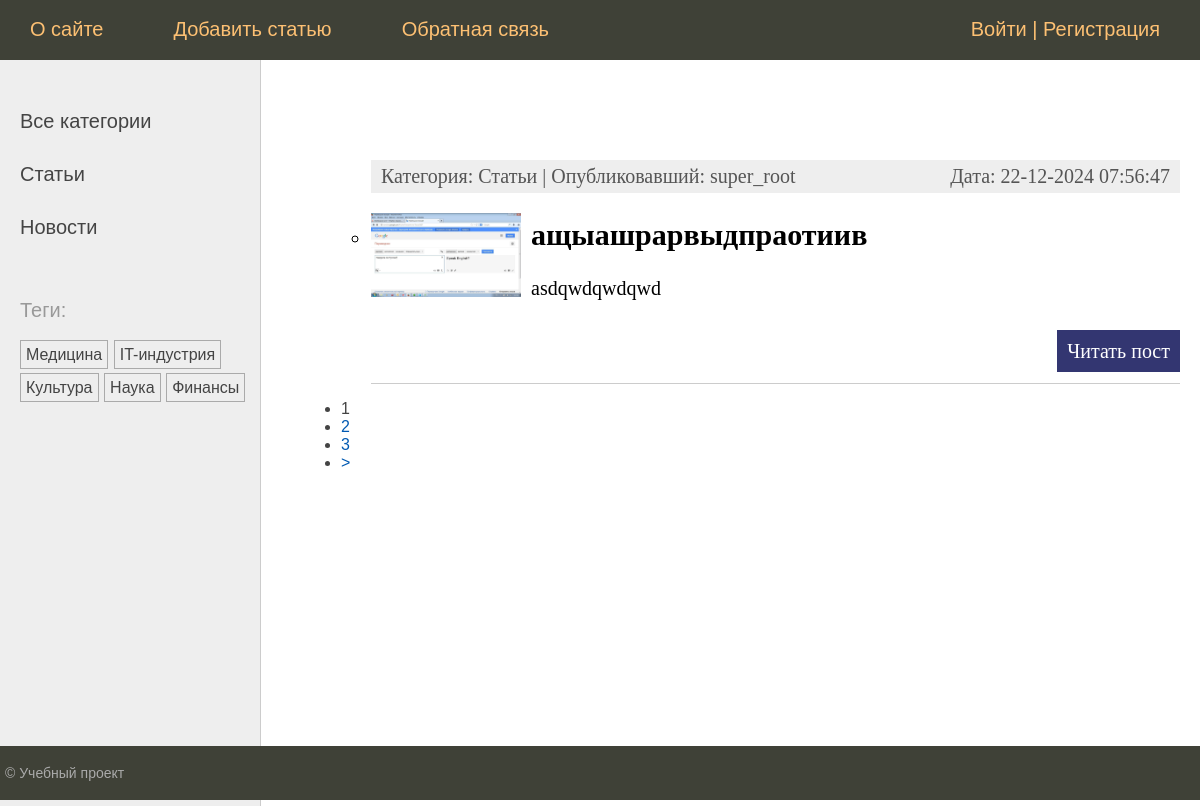
The page / on the database its author committed.
### neapp/models.py (models this page shows, shortened)
class Category(models.Model):
    name = models.CharField(max_length=100, db_index=True, verbose_name="Категория")
    slug = models.SlugField(max_length=255, unique=True, db_index=True)
    class Meta:
        verbose_name = 'Категория'
        verbose_name_plural = 'Категории'
    def get_absolute_url(self):
        return reverse('category', kwargs={'cat_slug': self.slug})

class TagPost(models.Model):
    tag = models.CharField(max_length=100, db_index=True)
    slug = models.SlugField(max_length=255, unique=True, db_index=True)
    def get_absolute_url(self):
        return reverse('tag', kwargs={'tag_slug': self.slug})

class Post(models.Model):
    ARTICLE = 'AR'
    NEWS = 'NW'
    POST_TYPES = [
        (ARTICLE, 'Статья'),
        (NEWS, 'Новость'),
    ]
    class Status(models.IntegerChoices):
        DRAFT = 0, 'Черновик'
        PUBLISHED = 1, 'Опубликовано'
    author = models.ForeignKey(Author, on_delete=models.CASCADE)
    type = models.CharField(max_length=2, choices=POST_TYPES, default=ARTICLE)
    created_at = models.DateTimeField(auto_now_add=True, verbose_name="Дата публикации")
    title = models.CharField(max_length=255, verbose_name="Заголовок")
    content = models.TextField(blank=True, verbose_name="Текст материала")
    rating = models.IntegerField(default=0)
    is_published = models.BooleanField(choices=tuple(map(lambda x: (bool(x[0]), x[1]), Status.choices)),
                                       default=Status.DRAFT, verbose_name="Статус")
    slug = models.SlugField(max_length=255, unique=True, db_index=True)
    cat = models.ForeignKey(Category, on_delete=models.PROTECT, verbose_name="Категория")
    tags = models.ManyToManyField('TagPost', blank=True, related_name='tags', verbose_name="Тэг")   #-- связь Многие ко многим(добавление тэгов)
    editor = models.OneToOneField('Editor', on_delete=models.SET_NULL, null=True, blank=True, related_name='material', verbose_name="Редактор материала")
    photo = models.ImageField(upload_to="photos/%Y/%m/%d/", default=None, blank=True, null=True, verbose_name="Фото")
    published_by = models.ForeignKey(get_user_model(), on_delete=models.SET_NULL, related_name='posts', null=True,
                               default=None)
    objects = models.Manager()
    published = PublishedModel()
    class Meta:
        verbose_name = 'Авторские материалы'
        verbose_name_plural = 'Авторские материалы'
        ordering = ['-created_at']
        indexes = [
            models.Index(fields=['-created_at']),
        ]
    def get_absolute_url(self):
        return reverse('post', kwargs={'post_slug': self.slug})

### neapp/views.py (the view)
# urls.py: path('', views.NewsHome.as_view(), name='home'),                             #http://127.0.0.1:8000 - Страница приложения neapp со списком материала.
class NewsHome(DataMixin, ListView):
    template_name = 'neapp/news_page.html'
    context_object_name = 'posts'
    title_page = 'Главная страница'
    cat_selected = 0
    def get_queryset(self):
        return Post.published.all().select_related('cat')

### neapp/models.py (called while the page is built)
    def get_queryset(self):
        return super().get_queryset().filter(is_published=Post.Status.PUBLISHED)

### neapp/templatetags/neapptags.py (called while the page is built)
@register.inclusion_tag('neapp/list_categories.html')
def show_categories(cat_selected_id=0):
    cats = Category.objects.all()
    return {"cats": cats, "cat_selected": cat_selected_id}

@register.inclusion_tag('neapp/list_tags.html')
def show_all_tags():
    return {"tags": TagPost.objects.all()}

### users/context_processors.py (called while the page is built)
def get_neapp_context(request):
    return {'mainmenu': menu}

### neapp/templates/neapp/news_page.html (shortened to what this page needs)
{% extends 'default.html' %}
{% load custom_filters %}
{% block content %}
<ul class="list-articles">
<ul>
    {% for p in posts %}
            <li><div class="article-panel">
    <p class="first">Категория: {{p.cat.name}} | Опубликовавший: {{p.published_by.username|default:"неизвестен"}}</p>
    <p class="last">Дата: {{p.created_at|date:"d-m-Y H:i:s"}}</p>
    </div>
{% if p.photo %}
                   <p ><img class="img-article-left thumb" src="{{p.photo.url}}"></p>
{% endif %}
                <h2>{{p.title}}</h2>
    {% autoescape off %}
	{{p.content|linebreaks|truncatewords:20}}
    {% endautoescape %}
			<p class="link-read-post"><a href="{{ p.get_absolute_url }}">Читать пост</a></p>
			</li>
    {% endfor %}
</ul>
{% endblock %}
{% block navigation %}
{% if page_obj.has_other_pages %}
<nav class="list-pages">
    <ul>
        {% for p in paginator.page_range %}
        {% if page_obj.number == p %}
        <li class="page-num page-num-selected">{{ p }}</li>
        {% elif p >= page_obj.number|add:-2 and p <= page_obj.number|add:2  %}
        <li class="page-num">
            <a href="?page={{ p }}">{{ p }}</a>
        </li>
        {% endif %}
        {% endfor %}
        {% if page_obj.has_next %}
        <li class="page-num">
                 <a href="?page={{ page_obj.next_page_number }}">&gt;</a>
        </li>
        {% endif %}
    </ul>
</nav>
{% endif %}
{% endblock %}

### neapp/templates/neapp/list_categories.html
{% for cat in cats %}
{% if cat.id == cat_selected %}
<li class="selected">{{ cat.name }}</li>
{% else %}
<li><a href="{{ cat.get_absolute_url }}">{{cat.name}}</a></li>
{% endif %}
{% endfor %}

### neapp/templates/neapp/list_tags.html
{% if tags %}
    Теги:</p>
    <ul class="tags-list">
        {% for t in tags %}
        <li><a href="{{t.get_absolute_url}}">{{t.tag}}</a></li>
        {% endfor %}
    </ul>
{% endif %}

### neapp/static/neapp/css/styles.css (style rules this page uses)
html, body { font-family: 'Arial'; margin: 0; padding: 0; height: 100%; width: 100%; color: #444; }
a { color: #0059b2; text-decoration: none; }
img { max-width: 600px; height: auto; }
img.img-article-left { max-width: 300px; height: auto; float: left; padding: 0 10px 10px 0; }
img.img-article-left.thumb { max-width: 150px; height: auto; }
p.link-read-post { text-align: right; }
p.link-read-post a { padding: 10px; min-width: 100px; background: #333671; color: #fff; text-decoration: none; }
div.article-panel { background: #eee; padding: 5px 10px 5px 10px; box-sizing: border-box; overflow: hidden; color: #555; }
div.article-panel p.first { margin: 0; float: left; }
div.article-panel p.last { margin: 0; float: right; }
ul.list-articles { list-style: none; margin: 0; padding: 0; }
ul.list-articles li { border-bottom: 1px solid #ccc; }
.left-chapters ul { width: 230px; margin: 0; padding: 20px 10px 10px 20px; list-style: none; font-size: 20px; }
.left-chapters ul li { margin: 30px 0 0 0; color: #999; }
.left-chapters ul li a { color: #444; text-decoration: none; }
ul.tags-list { width: 100%; margin: 0; padding: 0; list-style: none; }
ul.tags-list li { margin: 0; padding: 0 0 10px; display: inline-block; }
ul.tags-list li a { padding: 5px; font-size: 16px; border: 1px solid #aaa; }

### rows shown on the page
Category: name "Статьи"
Category: name "Новости"
TagPost: tag "Медицина"
TagPost: tag "IT-индустрия"
TagPost: tag "Культура"
TagPost: tag "Наука"
TagPost: tag "Финансы"
Post: cat.name "Статьи", published_by.username "super_root", created_at "22-12-2024 07:56:47", photo (picture), title "ащыашрарвыдпраотиив", content "asdqwdqwdqwd"

### other values the page prints
{{ m.title }} "О сайте" "Добавить статью" "Обратная связь"
{{ p }} "1"
{{ p }} "2" "3"
